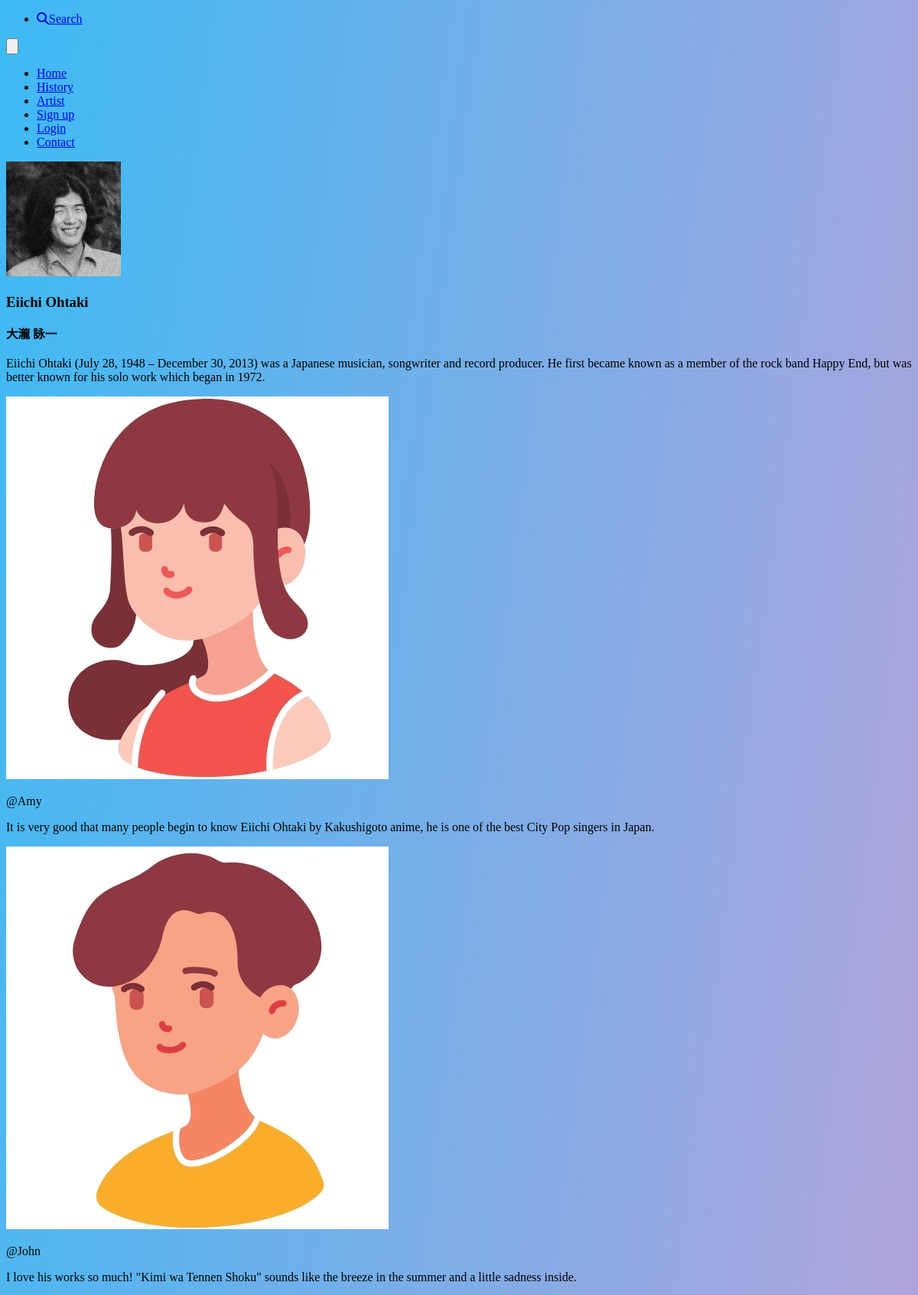
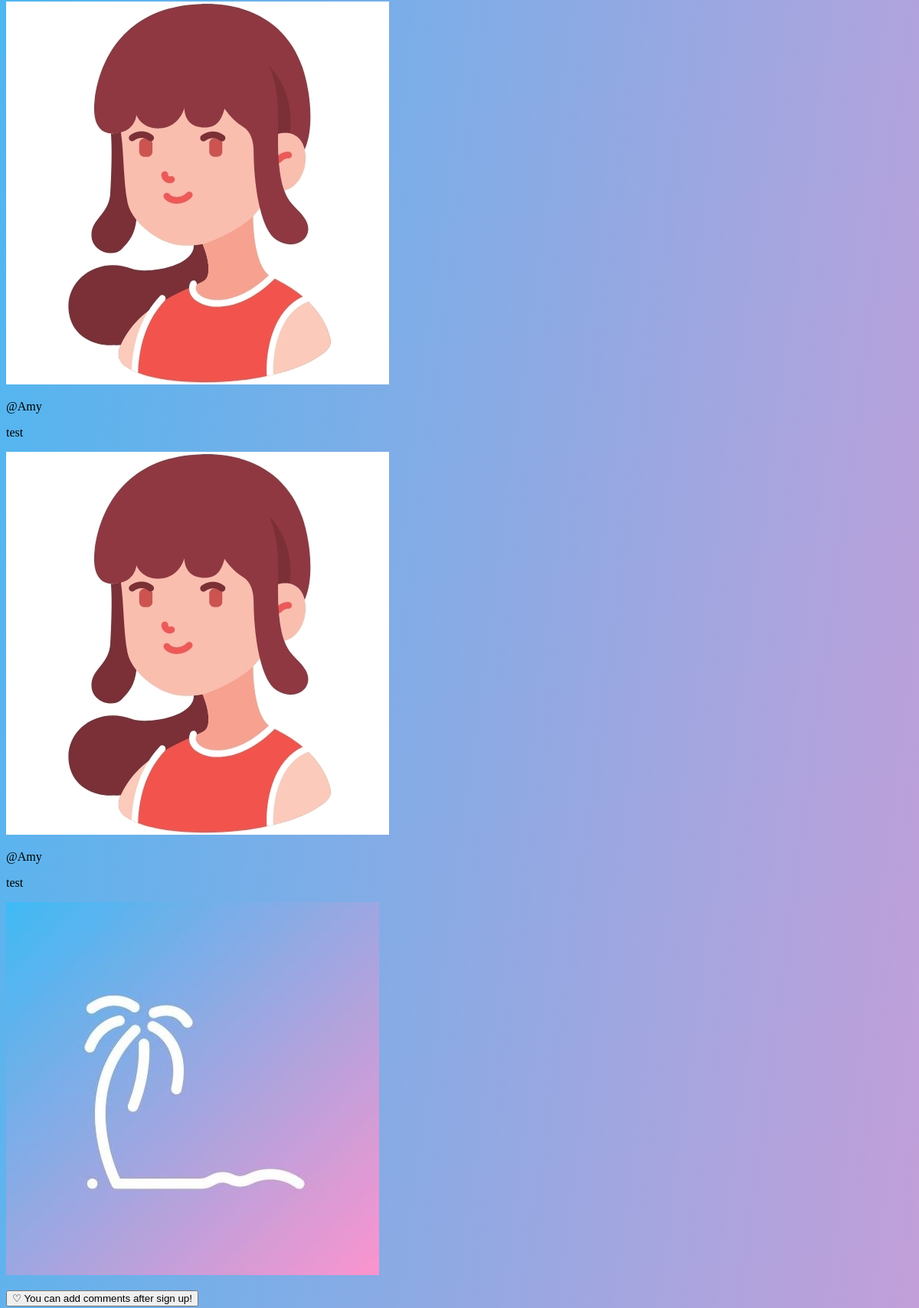
The page /artist (upper part) on the database its author committed (2 pictures, top to bottom).
### flaskr/models.py (models this page shows, shortened)
class Artist(db.Model):
    __tablename__ = 'artists'
    id = db.Column(db.Integer, primary_key=True)
    from_album_id = db.Column(
        db.Integer, db.ForeignKey('albums.id'), index=True
    )
    year = db.Column(db.Integer)
    name = db.Column(db.String(128))
    name_j = db.Column(db.String(128))
    title = db.Column(db.String(128))
    title_j = db.Column(db.String(128))
    youtube = db.Column(db.Text)
    song_info = db.Column(db.Text)
    artist_info = db.Column(db.Text)
    song_picture_path = db.Column(db.Text)
    artist_picture_path = db.Column(db.Text)

class User(UserMixin, db.Model):
    __tablename__ = 'users'
    id = db.Column(db.Integer, primary_key=True)
    email = db.Column(db.String(64), unique=True, index=True)
    username = db.Column(db.String(64), index=True)
    password = db.Column(db.String(128))
    picture_path = db.Column(db.Text)
    create_at = db.Column(db.DateTime, default=datetime.now)
    update_at = db.Column(db.DateTime, default=datetime.now)
    @classmethod
    def select_user_by_id(cls, id):
        return cls.query.get(id)

class Comment(db.Model):
    __tablename__ = 'comments'
    id = db.Column(db.Integer, primary_key=True)
    from_user_id = db.Column(
        db.Integer, db.ForeignKey('users.id'), index=True
    )
    to_artist_id = db.Column(
        db.Integer, db.ForeignKey('artists.id'), index=True
    )
    comment = db.Column(db.Text)
    create_at = db.Column(db.DateTime, default=datetime.now)
    update_at = db.Column(db.DateTime, default=datetime.now)

### flaskr/artist/views.py (the view, shortened to what this page needs)
@artist_bp.route('', methods=['GET', 'POST'])
def artist():
    artists = Artist.query.all()
    comments = Comment.query.all()
    like_songs = LikeSong.query.all()
    users = User.query.all()
    user_id = current_user.get_id()
    user = User.select_user_by_id(user_id)
    form = LikeSongForm(request.form)
    form_c = CommentForm(request.form)
    if request.method == 'POST' and form_c.validate():
        new_comment = Comment(user_id, form_c.to_artist_id.data, form_c.comment.data)
        with db.session.begin(subtransactions=True):
            new_comment.create_comment()
        db.session.commit()
        flash("Your comment has been added!", "success")
    return render_template('artist/artist.html', artists=artists, comments=comments, like_songs=like_songs, users=users, user=user, form=form, form_c=form_c)

### flaskr/templates/artist/artist.html (shortened to what this page needs)
{% from "/_formhelpers.html" import render_field %}
{% extends "/base.html" %}
{% block content %}
{% block header2 %}
{{ super() }}
{% endblock %}
{% for artist in artists %}
<div class="artists-style" id="{{ artist.name }}">
    <div class="artist-style">
        <div class="artist-h-20">
            <div class="artist-grid-col-5">
                <div class="artist-col-2 xl:p-2">
                    <img src="{{ url_for('static', filename=artist.artist_picture_path) }}" class="w-full icon-style border-4">
                </div>
                <div class="artist-col-3">
                    <div class="pl-4 2xl:pl-8">
                        <h3 class="font-semibold">
                            {{ artist.name }}
                        </h3>
                        <h3 class="mt-1">
                            <small>{{ artist.name_j }}</small>
                        </h3>
                    </div>
                </div>
            </div>
        </div>
        <div class="artist-h-20 px-2">
            <p>
                {{ artist.artist_info }}
            </p>
        </div>
        <div class="artist-h-40 px-2">
            <div class="h-full w-full overflow-scroll">
                <div class="h-1/2 sm:h-1/3">
                    {% set isCommented = {'isCommented':False} %}
                    {% for comment in comments %}
                        {% if artist.id == comment.to_artist_id %}
                        <div class="artist-col-9 overflow-scroll">
                            {% for user in users %}
                            {% if comment.from_user_id == user.id %}
                            <div class="artist-col-2 p-0 xl:p-1">
                                {% if user.picture_path %}
                                <img src="{{ url_for('static', filename=user.picture_path) }}" class="icon-style">
                                {% else %}
                                <img src="/static/image/logoa.jpg" class="icon-style">
                                {% endif %}
                            </div>
                            <div class="artist-col-7">
                                <div class="comment-style">
                                    <p class="font-semibold text-xs 2xl:text-sm">@{{ user.username}}</p>
                                    <p class="leading-tight text-xs">{{ comment.comment }}</p>
                                </div>
                            </div>
                            {% endif %}
                            {% endfor %}
                        </div>
                        {% endif %}
                    {% endfor %}
                </div>
            </div>
        </div>
        <div class="artist-h-20 px-2">
            <div class="artist-grid-col-9">
                {% if current_user.is_authenticated %}
                <div class="artist-col-2 p-0 xl:p-1">
                    {% if current_user.picture_path %}
                    <img src="{{ url_for('static', filename=current_user.picture_path) }}" class="icon-style">
                    {% else %}
                    <img src="/static/image/logoa.jpg" class="icon-style">
                    {% endif %}
                </div>
                <div class="artist-col-7">
                    <form method="POST" class="add-comment-form">
                        {{form_c.csrf_token}}
                        {{ form_c.to_artist_id(value=artist.id) }}
                        <p>
                            {{render_field(form_c.comment, rows="2", class="add-comment-style")}}
                        </p>
                        <p class="mt-1 sm:mt-2">
                            {{form_c.submit(class="btn-blue-small")}}
                        </p>
                    </form>
                </div>
                {% else %}
                <div class="artist-col-2 p-0 xl:p-1">
                    <img src="/static/image/logoa.jpg" class="icon-style">
                </div>
                <div class="artist-col-7 mx-2 sm:mx-4 2xl:mx-8">
                    <p>
                        <a href="{{ url_for('signup.signup') }}">
                            <button class="btn-blue">
                                ♡ You can add comments after sign up!
                            </button>
                        </a>
                    </p>
                </div>
                {% endif %}
            </div>
        </div>
    </div>
</div>
{% endfor %}
{% endblock %}

### flaskr/static/css/base.css (style rules this page uses)
body { background: linear-gradient(to bottom right, #3dbaf4 0%, #ff93cd 100%); }
body:after { position: fixed; top: 0; left: 0; width: 100%; height: 100%; content: ""; background: linear-gradient(to bottom right, #3dbaf4 0%, #ff93cd 100%); z-index: -1; }

### rows shown on the page
Artist: artist_picture_path (picture), name "Eiichi Ohtaki", name_j "大瀧 詠一", artist_info "Eiichi Ohtaki (July 28, 1948 – December 30, 2013) was a Japanese musician, songwriter and record producer. He first became known as a member of the rock band Happy End, but was better known for his solo work which began in 1972."
Comment: comment "It is very good that many people begin to know Eiichi Ohtaki by Kakushigoto anime, he is one of the best City Pop singers in Japan."
User: picture_path (picture), username "Amy"
Comment: comment "I love his works so much! \"Kimi wa Tennen Shoku\" sounds like the breeze in the summer and a little sadness inside."
User: picture_path (picture), username "John"
Comment: comment "test"
Comment: comment "test"
